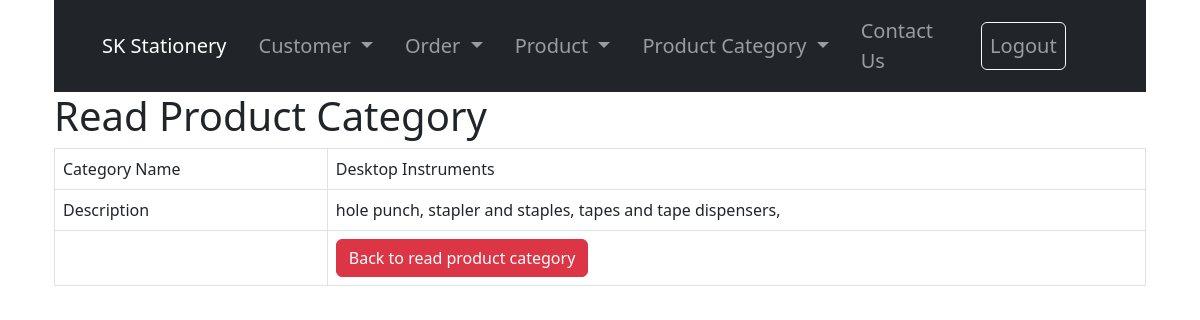
Page /product_category_read_one.php?id=8 (signed in) on the committed database.
### tables this page shows
CREATE TABLE IF NOT EXISTS `product_category` (
  `id` int NOT NULL AUTO_INCREMENT,
  `category_name` varchar(30) NOT NULL,
  `description` text NOT NULL,
  PRIMARY KEY (`id`),
  UNIQUE KEY `category_name` (`category_name`)
);

### product_category_read_one.php (the view, shortened to what this page needs)
<!DOCTYPE HTML>
<html>
<head>
    <link href="https://cdn.jsdelivr.net/npm/bootstrap@5.3.0/dist/css/bootstrap.min.css" rel="stylesheet">
</head>
<body>
    <div class="container">
        <?php include 'menu.php' ?>
        <div class="page-header">
            <h1>Read Product Category</h1>
        </div>
        <?php
        $id = isset($_GET['id']) ? $_GET['id'] : die('ERROR: Record ID not found.');
        include 'config/database.php';
        try {
            $query = "SELECT * FROM product_category WHERE id=:id";
            $stmt = $con->prepare($query);
            $stmt->bindParam(":id", $id);
            $stmt->execute();
            $row = $stmt->fetch(PDO::FETCH_ASSOC);
            $name = $row['category_name'];
            $description = $row['description'];
        }
        catch (PDOException $exception) {
            die('ERROR: ' . $exception->getMessage());
        }
        ?>
        <table class='table table-hover table-responsive table-bordered'>
            <tr>
                <td class="col-3">Category Name</td>
                <td><?php echo htmlspecialchars($name, ENT_QUOTES);  ?></td>
            </tr>
            <tr>
                <td>Description</td>
                <td><?php echo htmlspecialchars($description, ENT_QUOTES);  ?></td>
            </tr>
            <tr>
                <td></td>
                <td>
                    <a href='product_category_read.php' class='btn btn-danger'>Back to read product category</a>
                </td>
            </tr>
        </table>
    </div>
</body>
</html>

### rows in the picture
product_category: category_name "Desktop Instruments", description "hole punch, stapler and staples, tapes and tape dispensers,"
